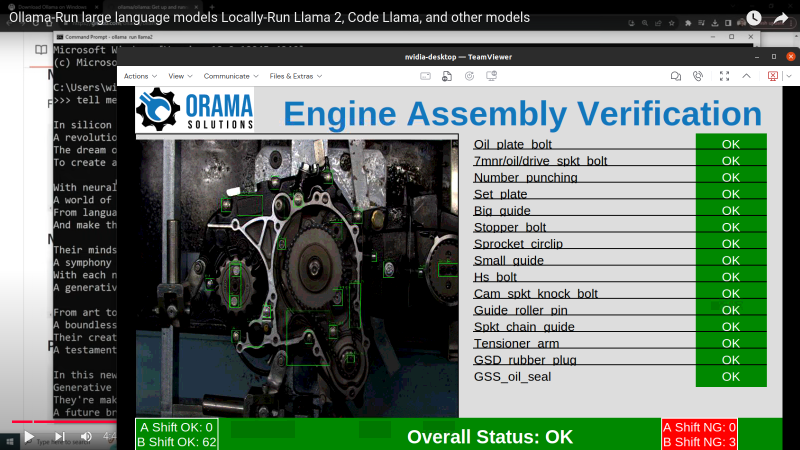
#> input picture Images/honda/Screenshot from 2024-11-07 17-37-02.png, 1600 x 900 px, found by its file name (shown at 1/2 size); its folder holds 4 pictures in this run
$ python remove_txt.py
#> lines starting #> are read from the running program, lines starting #| are printed output that depends on the picture; after the words box and inside, x2 and y2 are one past the last pixel; in counts of white or black regions, pixels touching at a corner belong together

# [14 lines of commented-out code are left out]


import cv2
import numpy as np
import os

#Get Image from the Directory and remove the last line
images=os.listdir(r"C:\Users\Aatif\Desktop\Rukhsar-Portfolio\Images\honda")

for image in images:
    if image.endswith(".jpg") or image.endswith(".png") or image.endswith(".jpeg"):
        image_path=os.path.join(r"C:\Users\Aatif\Desktop\Rukhsar-Portfolio\Images\honda",image)
        output_image_path=os.path.join(r"C:\Users\Aatif\Desktop\Rukhsar-Portfolio\Images\Modified",image)
        img = cv2.imread(image_path)
#> img is the input picture: shape (900, 1600, 3); mean B, G, R 108.3, 119.8, 106.9

        mask = np.ones(img.shape[:2], dtype=np.uint8) * 255
        x, y, w, h = 38, 65, 249, 60


        # Erase region by writing white into the image
        img[y:y+h, x:x+w] = 220
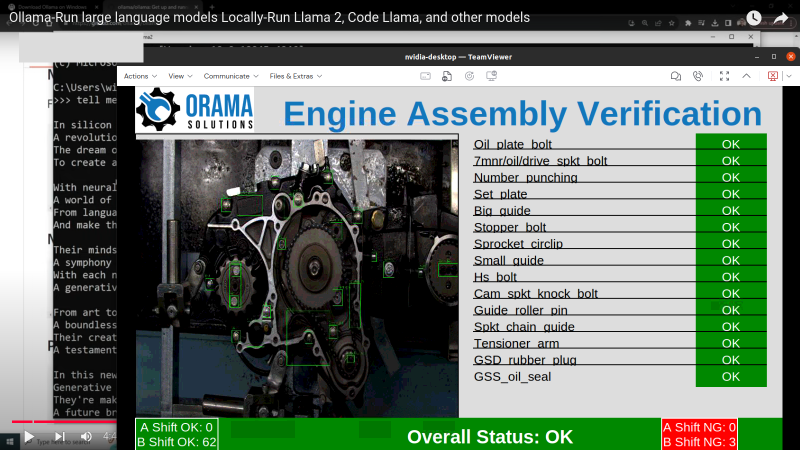
#> img: shape (900, 1600, 3) (shown at 1/2 size); 1.03% of pixels changed, all inside (x1, y1, x2, y2) = (38, 65, 287, 125)

        cv2.imwrite(f"{output_image_path}", img)
#> pass 2 of the loop `for image in images:`:
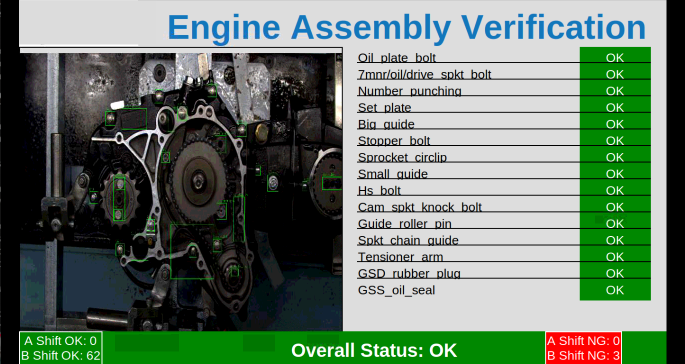
#> input picture Images/honda/Screenshot from 2024-11-07 17-37-02_.png, 1370 x 727 px, found by its file name (shown at 1/2 size)
#> img is the input picture: shape (727, 1370, 3); mean B, G, R 105.5, 122.4, 104
#> `img[y:y+h, x:x+w] = 220`:
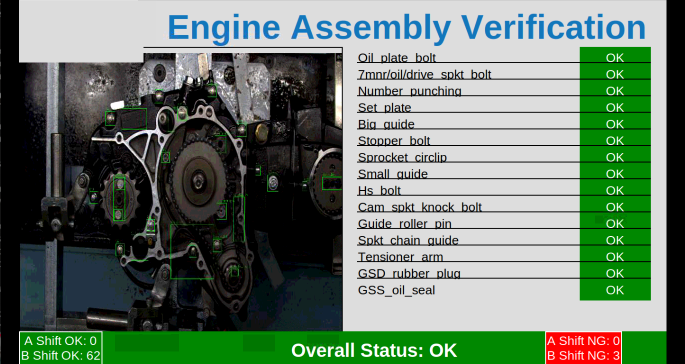
#> img: shape (727, 1370, 3) (shown at 1/2 size); 0.9% of pixels changed, all inside (x1, y1, x2, y2) = (38, 89, 287, 125)
#> pass 3 of the loop `for image in images:`:
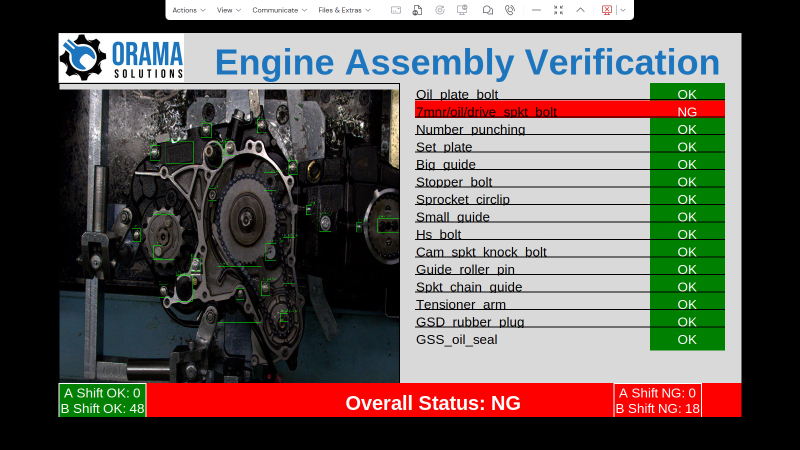
#> input picture Images/honda/Screenshot from 2024-11-07 18-38-47.png, 1600 x 900 px, found by its file name (shown at 1/2 size)
#> img is the input picture: shape (900, 1600, 3); mean B, G, R 85.2, 90.7, 98.3
#> `img[y:y+h, x:x+w] = 220`:
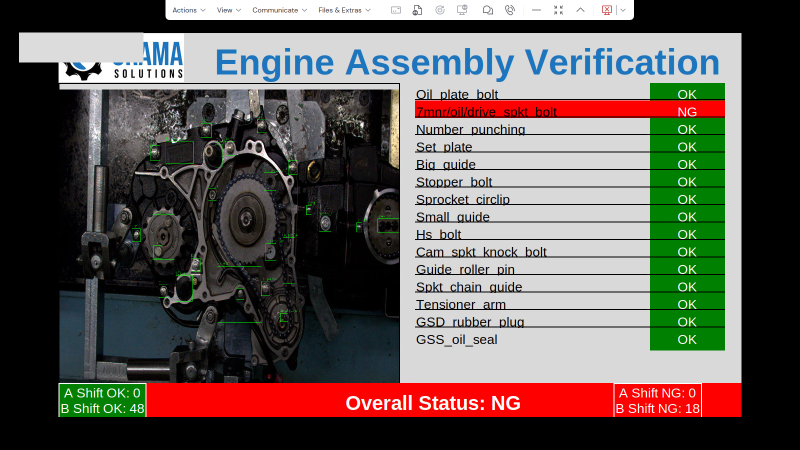
#> img: shape (900, 1600, 3) (shown at 1/2 size); 1.04% of pixels changed, all inside (x1, y1, x2, y2) = (38, 65, 287, 125)
#> the loop made 4 passes; the first 3 are shown
